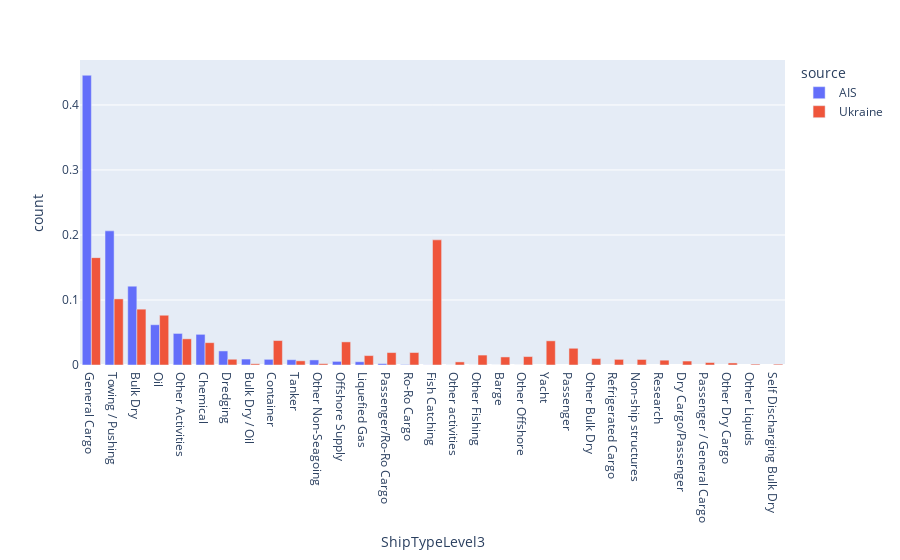

Notebook code for this chart:
### Code cell
x = AIS_enriched.value_counts("ShipTypeLevel3", normalize = True)
y = ship_data_enriched.value_counts("ShipTypeLevel3", normalize = True)


temp = pd.concat(
    [x.reset_index().assign(source="AIS"),
     y.reset_index().assign(source="Ukraine")]
)
temp = temp.rename({0: "count"}, axis = 1)

fig = px.bar(temp, x='ShipTypeLevel3', y='count', color = "source", barmode='group')
fig.show()

### Figure 1 — Plotly figure (JSON) as saved in the notebook; plotly's stock layout.template omitted (floating-point values rounded to 4 significant figures)
{"data": [{"alignmentgroup": "True", "hovertemplate": "source=AIS<br>ShipTypeLevel3=%{x}<br>count=%{y}<extra></extra>", "legendgroup": "AIS", "marker": {"color": "#636efa", "pattern": {"shape": ""}}, "name": "AIS", "offsetgroup": "AIS", "orientation": "v", "showlegend": true, "textposition": "auto", "type": "bar", "x": ["General Cargo", "Towing / Pushing", "Bulk Dry", "Oil", "Other Activities", "Chemical", "Dredging", "Bulk Dry / Oil", "Container", "Tanker", "Other Non-Seagoing", "Offshore Supply", "Liquefied Gas", "Passenger/Ro-Ro Cargo", "Ro-Ro Cargo", "Fish Catching", "Other activities", "Other Fishing", "Barge", "Other Offshore"], "xaxis": "x", "y": [0.4457, 0.2063, 0.1212, 0.06195, 0.04856, 0.04718, 0.02162, 0.009131, 0.008715, 0.00814, 0.007815, 0.005574, 0.005015, 0.002083, 0.0006832, 0.0001666, 8.331e-05, 3.333e-05, 2.499e-05, 8.331e-06], "yaxis": "y"}, {"alignmentgroup": "True", "hovertemplate": "source=Ukraine<br>ShipTypeLevel3=%{x}<br>count=%{y}<extra></extra>", "legendgroup": "Ukraine", "marker": {"color": "#EF553B", "pattern": {"shape": ""}}, "name": "Ukraine", "offsetgroup": "Ukraine", "orientation": "v", "showlegend": true, "textposition": "auto", "type": "bar", "x": ["Fish Catching", "General Cargo", "Towing / Pushing", "Bulk Dry", "Oil", "Other Activities", "Container", "Yacht", "Offshore Supply", "Chemical", "Passenger", "Ro-Ro Cargo", "Passenger/Ro-Ro Cargo", "Other Fishing", "Liquefied Gas", "Other Offshore", "Barge", "Other Bulk Dry", "Dredging", "Refrigerated Cargo", "Non-ship structures", "Research", "Tanker", "Dry Cargo/Passenger", "Other activities", "Passenger / General Cargo", "Other Dry Cargo", "Other Non-Seagoing", "Bulk Dry / Oil", "Other Liquids", "Self Discharging Bulk Dry"], "xaxis": "x", "y": [0.1925, 0.1652, 0.1017, 0.08588, 0.07653, 0.04028, 0.03761, 0.03719, 0.03556, 0.03434, 0.02574, 0.0192, 0.01911, 0.01528, 0.01448, 0.01297, 0.01239, 0.009873, 0.008852, 0.008678, 0.008528, 0.007413, 0.006428, 0.006092, 0.004775, 0.00379, 0.003133, 0.002043, 0.001893, 0.001358, 0.001273], "yaxis": "y"}], "layout": {"autosize": true, "barmode": "group", "legend": {"title": {"text": "source"}, "tracegroupgap": 0}, "margin": {"t": 60}, "xaxis": {"anchor": "y", "autorange": true, "domain": [0, 1], "range": [-0.5, 30.5], "title": {"text": "ShipTypeLevel3"}, "type": "category"}, "yaxis": {"anchor": "x", "autorange": true, "domain": [0, 1], "range": [0, 0.4691], "title": {"text": "count"}, "type": "linear"}}}
